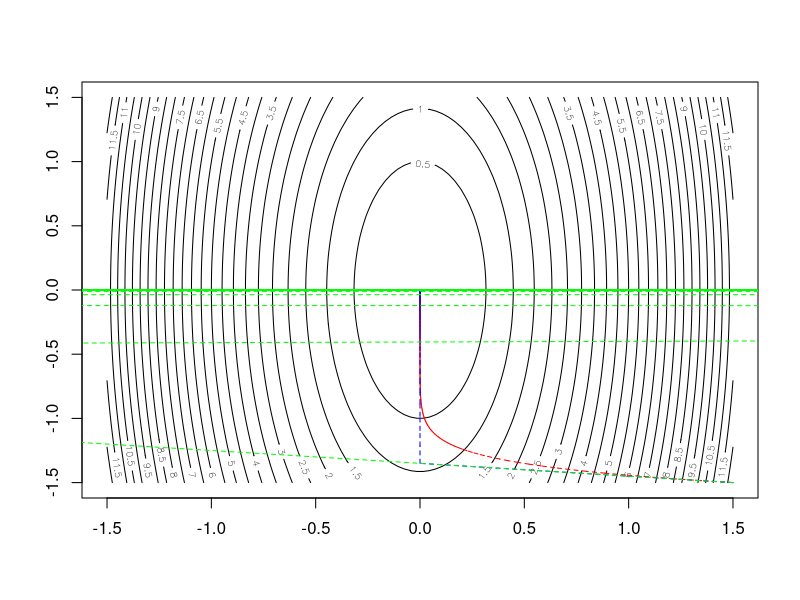
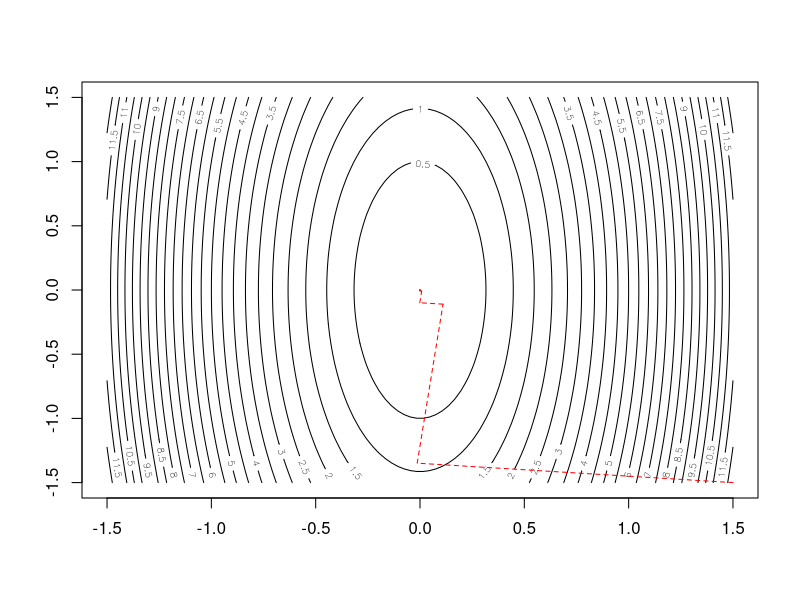
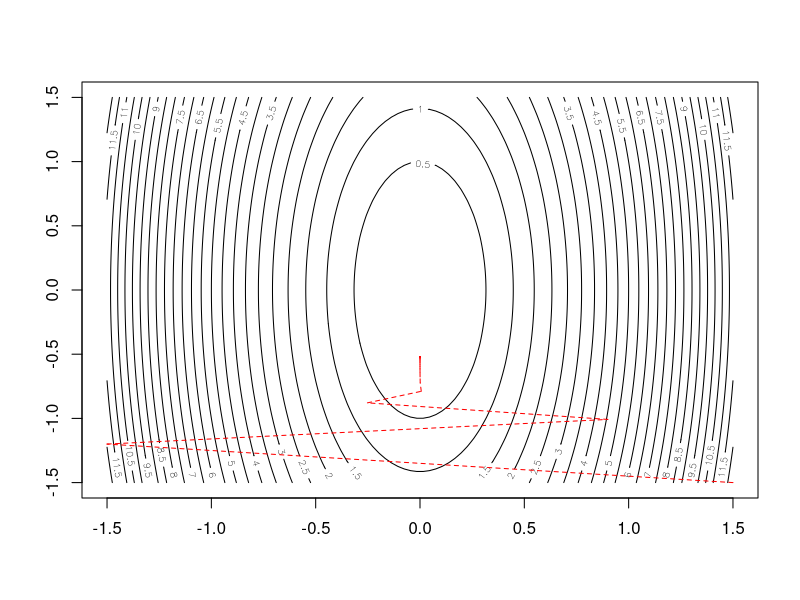

These charts were generated, in order, by the following R code:
## ---- chunk 1
knitr::opts_chunk$set(echo = TRUE)
## ---- chunk 2
# function f(x)
f<-function(x){
  return((10*x[1]^2+x[2]^2)/2)
}

# gradient of f(x)
grad<-function(x){
  return(c(10*x[1],x[2]))
}
## ---- chunk 3
fixstep<-function(x0, grad, tol = 1e-6, alpha = 0.01, max_iteration = 1000){
  k = 1
  xf = x0
  xl = xf - alpha * grad(xf)
  x = c(x0,xl)
  while (sqrt(sum((xl - xf)^2)) > tol && k < max_iteration){
    xf = xl
    xl = xf - alpha * grad(xf)
    k = k + 1
    x = c(x, xl)
  }
  return(list(iteration = k - 1, 
              x1 = x[seq(1, 2 * k - 1, 2)],
              x2 = x[seq(2, 2 * k, 2)]))
}
## ---- chunk 4
# implement the method
step1 = fixstep(c(1.5, -1.5), grad, alpha = 0.01)
step2 = fixstep(c(1.5, -1.5), grad, alpha = 0.1)
step3 = fixstep(c(1.5, -1.5), grad, alpha = 0.7, max_iteration = 50)

z = matrix(0, 100, 100)
x1 = seq(-1.5, 1.5, length = 100)
x2 = seq(-1.5, 1.5, length = 100)

# store function value for every grid point
for(i in 1:100){
  for(j in 1:100){
    z[i,j] = f(c(x1[i],x2[j]))
  }
}

# plot contour map
contour(x1, x2, z, nlevels=20)
for(i in 1:step1$iteration){
  segments(step1$x1[i],step1$x2[i],step1$x1[i+1],step1$x2[i+1],lty=2,col='red')
}
for(i in 1:step2$iteration){
  segments(step2$x1[i],step2$x2[i],step2$x1[i+1],step2$x2[i+1],lty=2,col='blue')
}
for(i in 1:step3$iteration){
  segments(step3$x1[i],step3$x2[i],step3$x1[i+1],step3$x2[i+1],lty=2,col='green')
}
## ---- chunk 5
exactline<-function(x0, grad, tol = 1e-6, max_iteration = 1000){
  A = matrix(c(10, 0, 0, 1), ncol = 2)
  k = 1
  xf = x0
  r = matrix(-grad(xf), ncol = 1)
  alpha = as.numeric((t(r)%*%r)/(t(r)%*%A%*%r))
  xl = xf - alpha * grad(xf)
  x = c(x0,xl)
  while (sqrt(sum((xl - xf)^2)) > tol && k < max_iteration){
    xf = xl
    r = matrix(-grad(xf), ncol = 1)
    alpha = as.numeric((t(r)%*%r)/(t(r)%*%A%*%r))
    xl = xf - alpha * grad(xf)
    k = k + 1
    x = c(x, xl)
  }
  return(list(iteration = k - 1,
              x1 = x[seq(1, 2 * k - 1, 2)],
              x2 = x[seq(2, 2 * k, 2)]))
}
## ---- chunk 6
# implement the method
step1 = exactline(c(1.5, -1.5),grad)

z = matrix(0, 100, 100)
x1 = seq(-1.5, 1.5, length = 100)
x2 = seq(-1.5, 1.5, length = 100)

# store function value for every grid point
for(i in 1:100){
  for(j in 1:100){
    z[i,j] = f(c(x1[i],x2[j]))
  }
}

# plot contour map
contour(x1, x2, z, nlevels=20)
for(i in 1:step1$iteration){
  segments(step1$x1[i],step1$x2[i],step1$x1[i+1],step1$x2[i+1],lty=2,col='red')
}
## ---- chunk 7
backtracking<-function(x0, grad, tol = 1e-6, alpha = 0.01, beta = 0.8,max_iteration = 1000){
  k = 1
  xf = x0
  xl = xf - alpha * grad(xf)
  x = c(x0, xl)
  while (sqrt(sum((xl - xf)^2)) > tol && k < max_iteration){
    xf = xl
    alpha = beta * alpha
    xl = xf - alpha * grad(xf)
    k = k + 1
    x = c(x, xl)
  }
  return(list(iteration = k - 1,
              x1 = x[seq(1, 2 * k - 1, 2)],
              x2 = x[seq(2, 2 * k, 2)]))
}
## ---- chunk 8
# implement the method
step1 = backtracking(c(1.5, -1.5), grad, alpha = 0.2, beta = 0.8)

z = matrix(0,100,100)
x1 = seq(-1.5, 1.5, length = 100)
x2 = seq(-1.5, 1.5, length = 100)

# store function value for every grid point
for(i in 1:100){
  for(j in 1:100){
    z[i,j] = f(c(x1[i], x2[j]))
  }
}

# plot contour map
contour(x1, x2, z, nlevels=20)
for(i in 1:step1$iteration){
  segments(step1$x1[i],step1$x2[i],step1$x1[i+1],step1$x2[i+1],lty=2,col='red')
}
